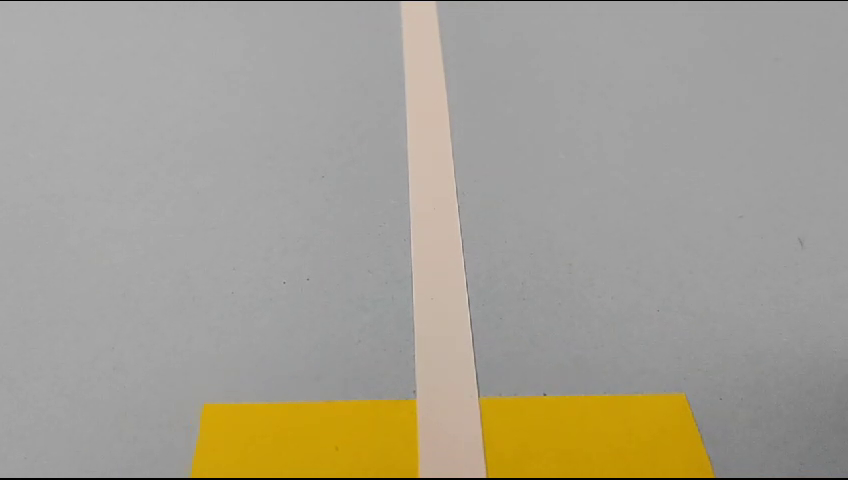
#> input picture frame 87 of Test_Vid.mp4, 848 x 480 px
$ python Warp.py
#> lines starting #> are read from the running program, lines starting #| are printed output that depends on the picture
# Importing Libraries
import cv2
import numpy as np
from matplotlib import pyplot as plt

# Capturing video
cap = cv2.VideoCapture("Test_Vid.mp4")
while True:
    _, frame = cap.read()
#> frame is the input picture: shape (480, 848, 3); mean B, G, R 146.3, 159.9, 164.8
    frame = cv2.resize(frame, (854, 480))  # Resize frame to 480P 16:9 ratio
#> frame: shape (480, 854, 3)
    # Plotting four circles on the video of the object you want to        see the transformation of.
    cv2.circle(frame, (114, 151), 5, (0, 0, 255), -1)
#> frame: shape (480, 854, 3); mean B, G, R 146.3, 159.9, 164.8
    cv2.circle(frame, (605, 89), 5, (0, 0, 255), -1)
#> frame: shape (480, 854, 3); mean B, G, R 146.3, 159.8, 164.8
    cv2.circle(frame, (72, 420), 5, (0, 0, 255), -1)
#> frame: shape (480, 854, 3); mean B, G, R 146.3, 159.8, 164.8
    cv2.circle(frame, (637, 420), 5, (0, 0, 255), -1)
#> frame: shape (480, 854, 3); mean B, G, R 146.2, 159.8, 164.9
    # selecting all the above four points in an array
    imgPts = np.float32([[114, 151], [605, 89], [72, 420], [637, 420]])

    # selecting four points in an array for the destination video( the one you want to see as your output)
    objPoints = np.float32([[0, 0], [420, 0], [0, 637], [420, 637]])
    # Apply perspective transformation function of openCV2. This function will return the matrix which you can feed into warpPerspective function to get the warped image.
    matrix = cv2.getPerspectiveTransform(imgPts, objPoints)
    result = cv2.warpPerspective(frame, matrix, (400, 600))
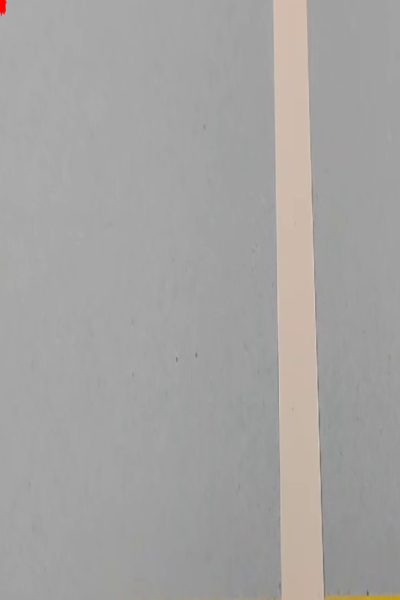
#> result: shape (600, 400, 3); mean B, G, R 161.8, 163.3, 165
    # Now Plotting both the videos(original, warped video)using matplotlib
    cv2.imshow("frame", frame)
    cv2.imshow("Perspective Transformation", result)
    key = cv2.waitKey(1)
#> (key Esc is pressed here)
    plt.show()
    if key == 27:
        break

cap.release()
cv2.destroyAllWindows()

$ run again, starting later in the video
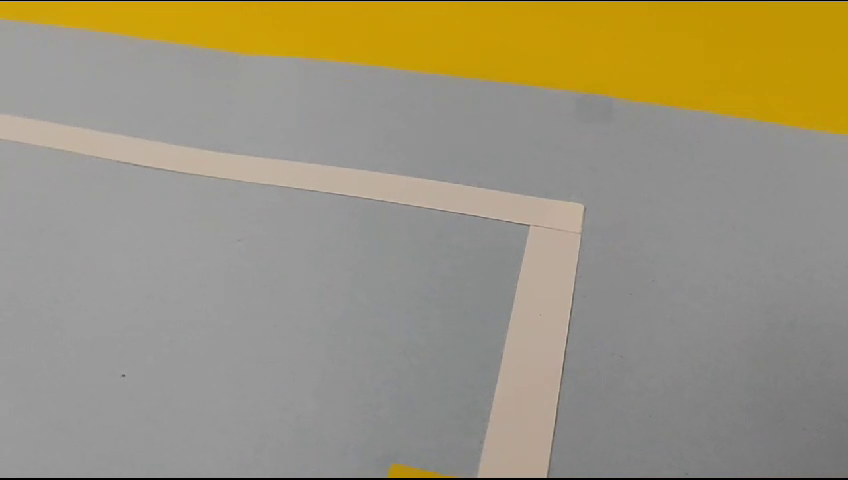
#> input picture frame 393 of Test_Vid.mp4, 848 x 480 px
#> frame is the input picture: shape (480, 848, 3); mean B, G, R 124.4, 148, 156
#> `result = cv2.warpPerspective(frame, matrix, (400, 600))`:
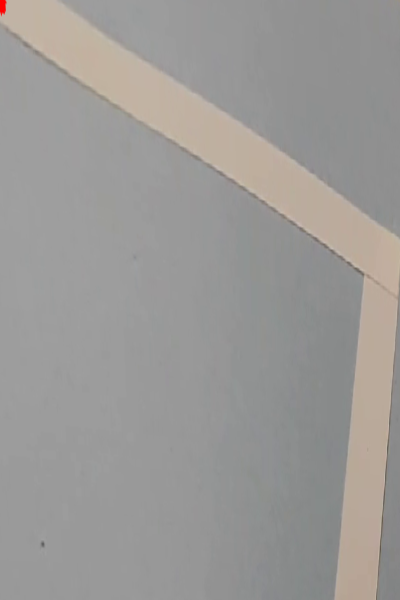
#> result: shape (600, 400, 3); mean B, G, R 151, 153.3, 155.4

$ run again, starting later in the video
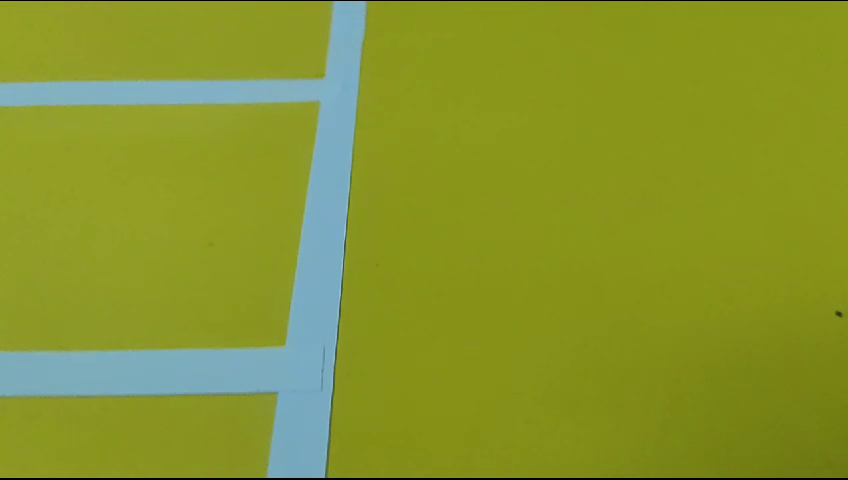
#> input picture frame 699 of Test_Vid.mp4, 848 x 480 px
#> frame is the input picture: shape (480, 848, 3); mean B, G, R 45.1, 149.5, 134.3
#> `result = cv2.warpPerspective(frame, matrix, (400, 600))`:
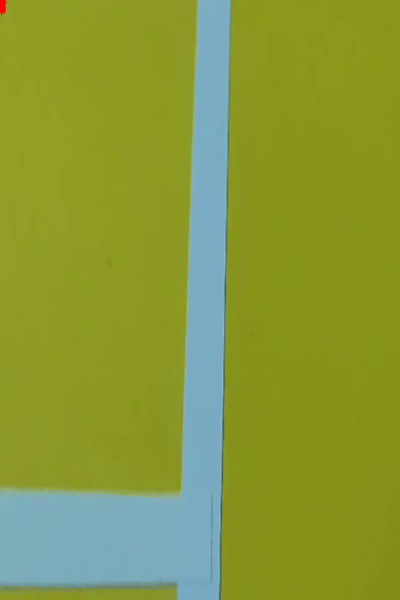
#> result: shape (600, 400, 3); mean B, G, R 56.7, 153.7, 136.2
